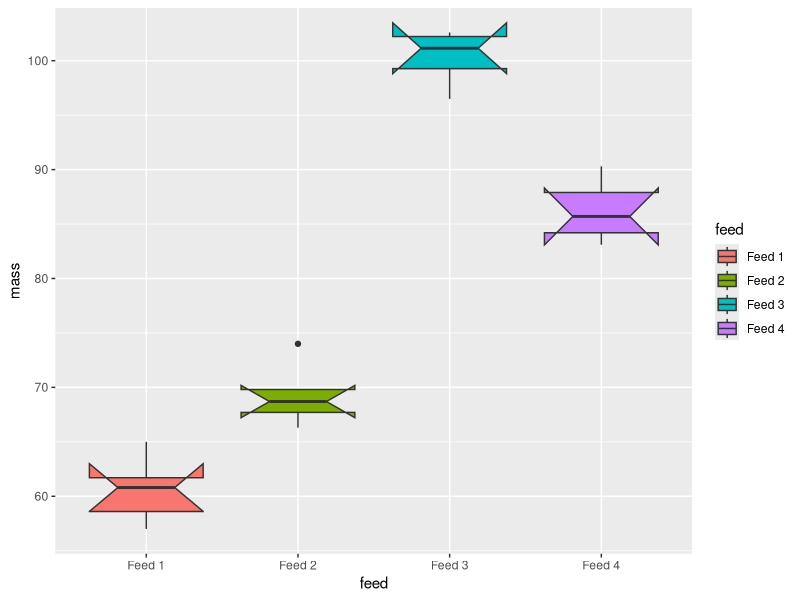
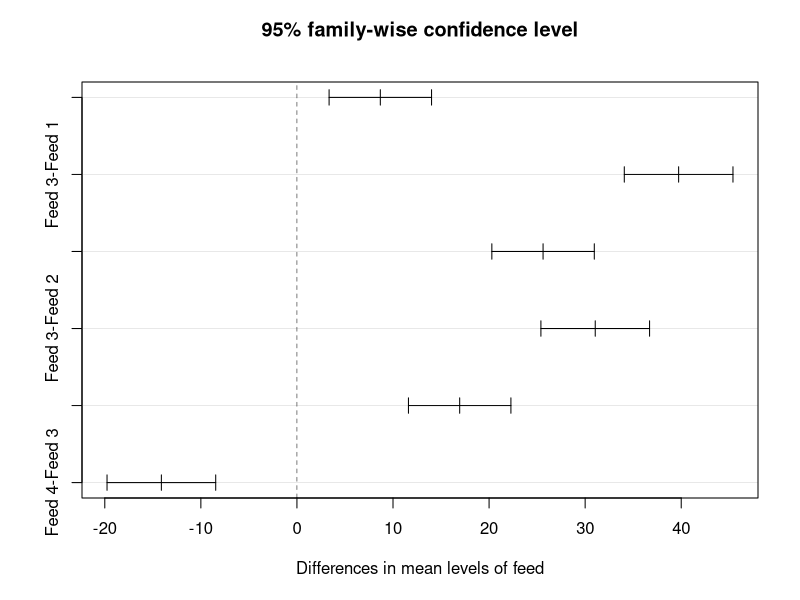
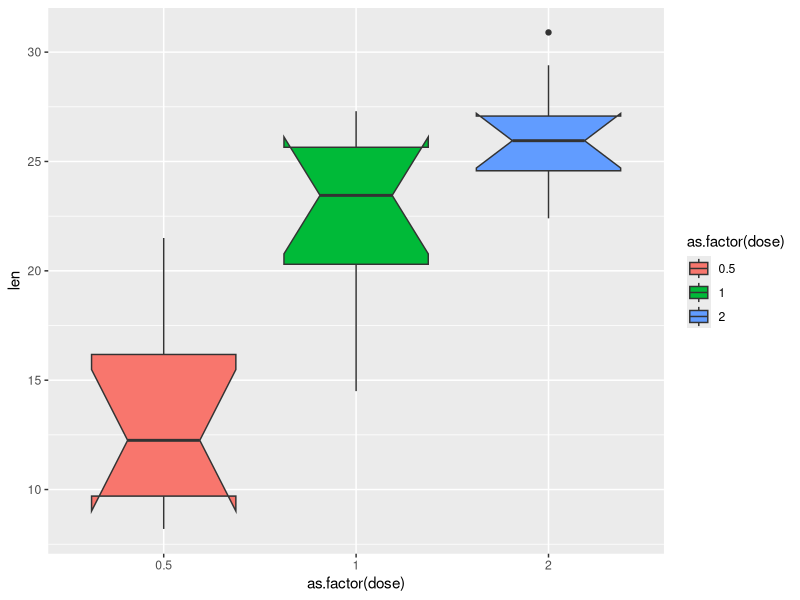
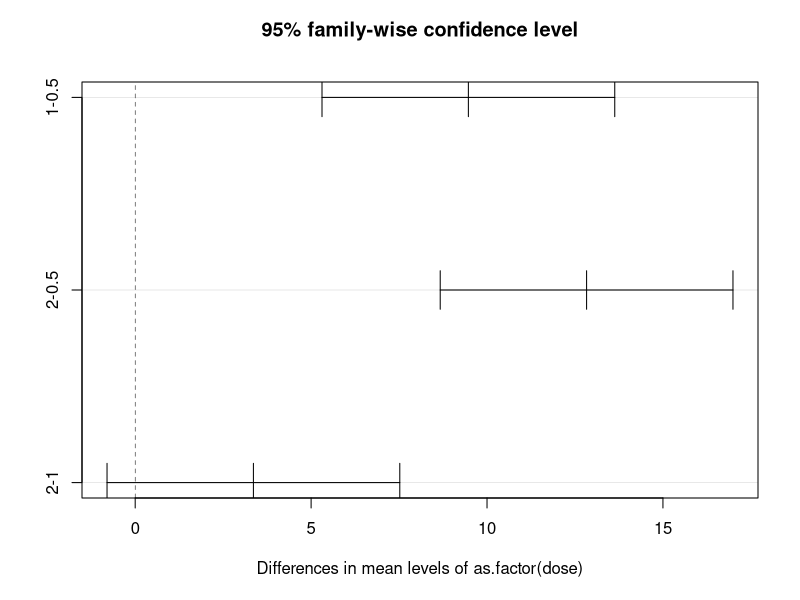
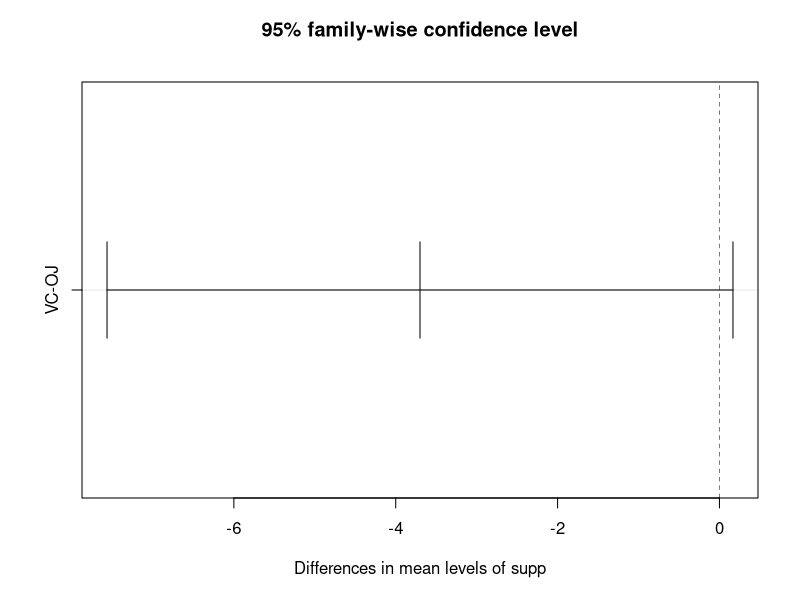
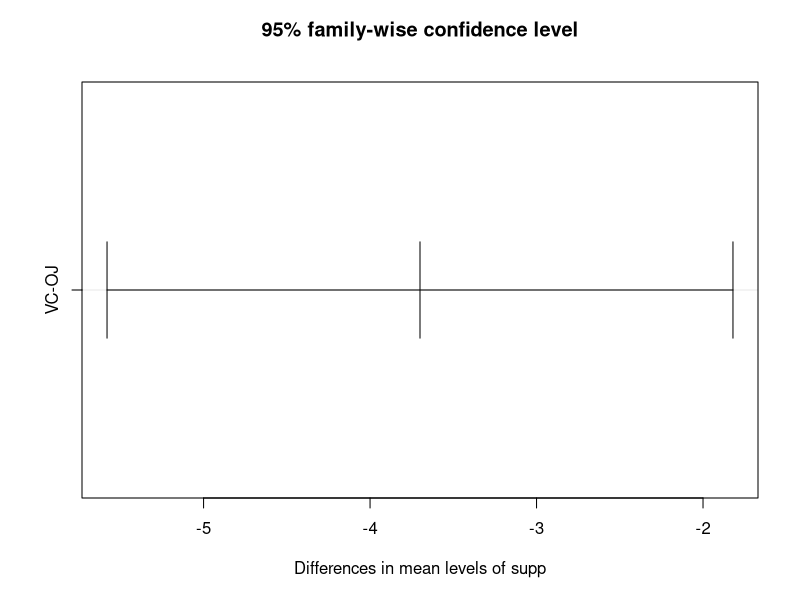
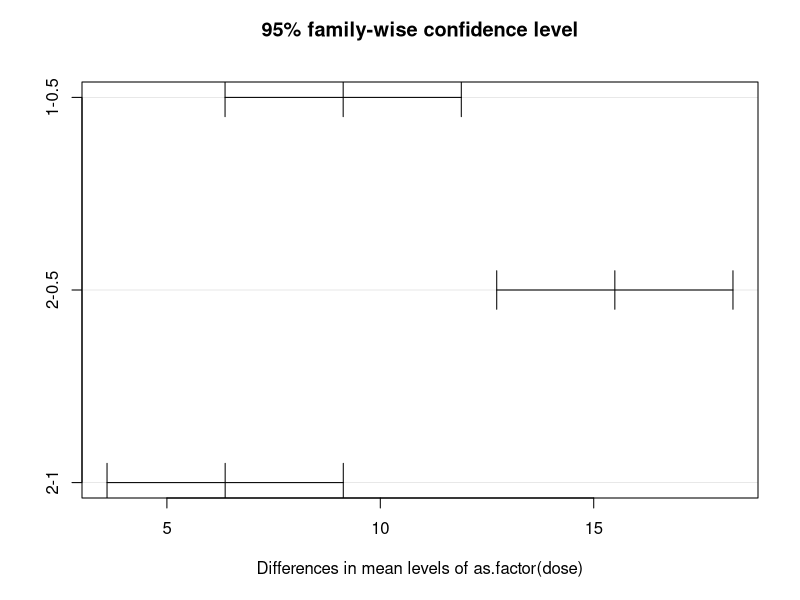
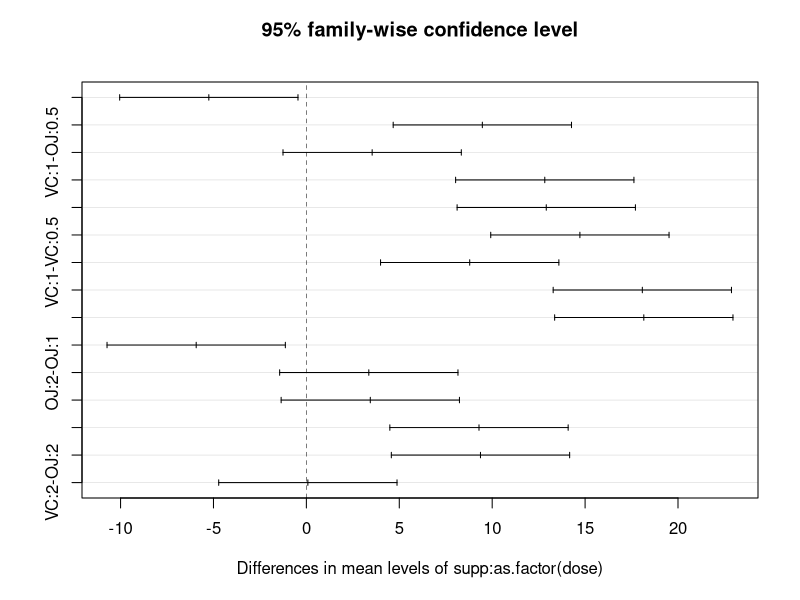

Reproduce these figures in R, in order.
# ANOVA_exercise.R
# Adnaan Emandien
# 25 April 2018
# FINAL

# Load libraries ----------------------------------------------------------

library(tidyverse)

# 7.4.1 Exercise 1 --------------------------------------------------------

# enter the mass at the end of the experiment
feed_1 <- c(60.8, 57.0, 65.0, 58.6, 61.7)
feed_2 <- c(68.7, 67.7, 74.0, 66.3, 69.8)
feed_3 <- c(102.6, 102.1, 100.2, 96.5)
feed_4 <- c(87.9, 84.2, 83.1, 85.7, 90.3)

# make a dataframe
bacon <- as.tibble(data.frame(
  feed = c(
    rep("Feed 1", length(feed_1)),
    rep("Feed 2", length(feed_2)),
    rep("Feed 3", length(feed_3)),
    rep("Feed 4", length(feed_4))),
  mass = c(feed_1, feed_2, feed_3, feed_4)))

# Does feed have an effect on pig weight?
# H0: There is no difference in pig weight after feeding on one of the four diets
# H1: There is a difference in pig weight after feeding on one of the four diets

pigs.aov <- aov(mass ~ feed, data = bacon)
summary(pigs.aov)

# Pr < 0.05, so we reject the null hypothesis
# Meaning that there is a difference in pig weight after feeding on one of the four diets
# Which feed has the biggest effect?

# Visualise with boxplots -------------------------------------------------

ggplot(data = bacon, aes(x = feed, y = mass, fill = feed )) +
  geom_boxplot(notch = TRUE)
# none of the notches overlap

# Tukey -------------------------------------------------------------------

TukeyHSD(pigs.aov)
# p-adj < 0.05 for all feeds: shows that all diets are different and significant
# lwr and upr does not go across zero in all cases

# Visualise this ----------------------------------------------------------

plot(TukeyHSD(pigs.aov))


# 7.4.2 Exercise 2 --------------------------------------------------------

teeth <- datasets::ToothGrowth
# Does differences in doses of orange juice have an effect on the length of tooth growth in guniea pigs
# H0: There is no difference in tooth lengths of guinea pigs receiving one of three doses of orange juice 
# H1: There is a difference in tooth lengths of guinea pigs receiving one of three doses of orange juice


# Filter out only Orange Juice doses --------------------------------------

teeth_oj <- ToothGrowth %>% 
  filter(supp == "OJ")

# ANOVA -------------------------------------------------------------------

teeth.aov <- aov(len ~ as.factor(dose), data = teeth_oj)
summary(teeth.aov)
# Pr < 0.05, so we reject the null hypothesis
# there is a difference in tooth lengths of guinea pigs receiving one of three doses of orange juice

# Which doses have the effect?

# Visualise using a boxplot -----------------------------------------------

ggplot(data = teeth_oj, aes(x = as.factor(dose), y = len, fill = as.factor(dose))) +
  geom_boxplot(notch = TRUE)
# none of the dose notches overlap, suggesting that they are different

# Tukey -------------------------------------------------------------------

TukeyHSD(teeth.aov)
# p-adj < 0.05, very low for all. so all doses are significant and different 
# lwr and upr does not cross zero

# Visualise this ----------------------------------------------------------

plot(TukeyHSD(teeth.aov))

# 7.4.3 Exercise 3 --------------------------------------------------------

teeth <- datasets::ToothGrowth

# H0: interactions between supplement and dose have NO effect on length of teeth
# H1: interactions between supplement and dose DO have an effect on length of teeth

# looking at only length by supplement
summary(aov(len ~ supp, data = teeth))

TukeyHSD((aov(len ~ supp, data = teeth)))

plot(TukeyHSD((aov(len ~ supp, data = teeth))))

# dose was done in previous example, but running too many ANOVAS increases error
# so... 

# now to look at interactions BETWEEN factors
summary(aov(len ~ supp * as.factor(dose), data = teeth)) 
# pr < 0.05, so we reject the null hypothesis
# so, interactions between supplement and dose DOES havae an effcet on length of teeth

# So which have the effect?
TukeyHSD((aov(len ~ supp * as.factor(dose), data = teeth)))

plot(TukeyHSD((aov(len ~ supp * as.factor(dose), data = teeth))))
# On plot, all combinations not crossing zero show which combinations of supplement and diet have the most effect on length of teeth 
